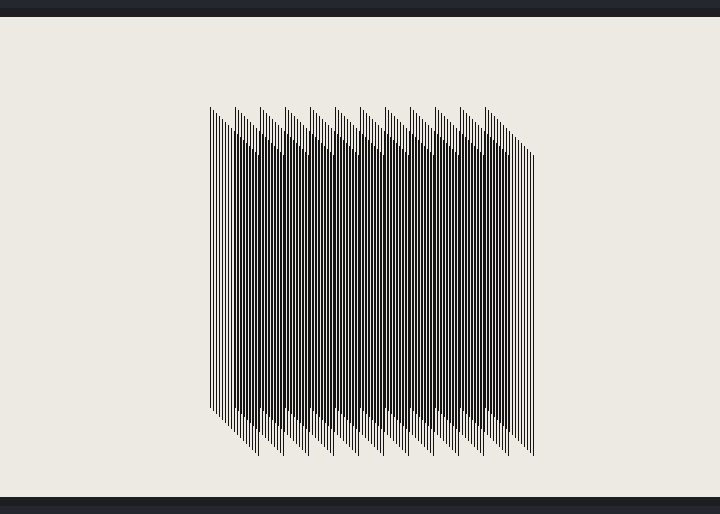
This sketch was run on a simulated Arduino Uno, built for the host (arithmetic inside an expression is 32-bit, double 64-bit). Shown: 800×480 one-colour display.

Above: at 5.3 s.
At 7.6 s:
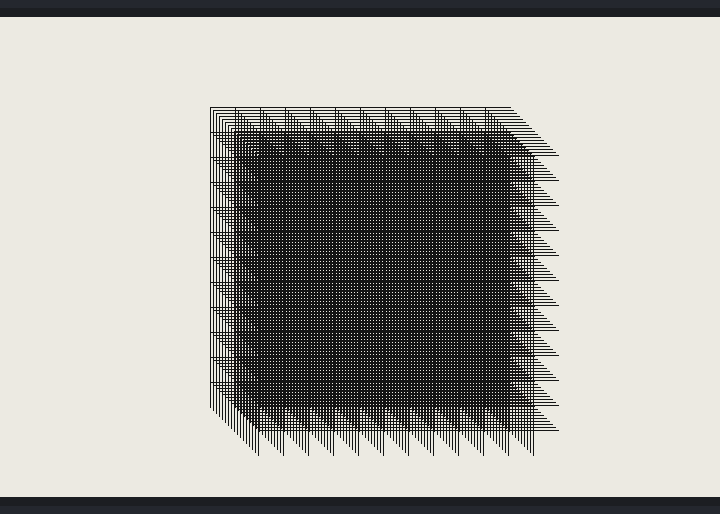

The sketch:

09_interference_patterns.ino
```cpp
#include <GxEPD2_BW.h>
#define SPACING 25

GxEPD2_BW<GxEPD2_750_T7, GxEPD2_750_T7::HEIGHT> display(GxEPD2_750_T7(/*CS=5*/ SS, /*DC=*/ 17, /*RST=*/ 16, /*BUSY=*/ 4));
int loop_count = 0;

void setup() {
  Serial.begin(115200);
  initDisplay();
}

void initDisplay() {
  display.init(0, true, 2, false);
  display.setRotation(0);
}

void fullRefresh() {
  display.clearScreen();
  display.fillScreen(GxEPD_WHITE);
}

void vlines(int start_x, int start_y, int linelen) {
  for (int i = 0; i < linelen; i += SPACING) {
    display.drawLine(start_x + i, start_y, start_x + i, start_y + linelen, GxEPD_BLACK);
  }
}

void hlines(int start_x, int start_y, int linelen) {
  for (int i = 0; i < linelen; i += SPACING) {
    display.drawLine(start_x, start_y+i, start_x + linelen, start_y + i, GxEPD_BLACK);
  }
}

void loop() {
  if (loop_count % 100 == 0) {
    fullRefresh();
  }
  for (int i=0; i<=48; i+=3) {
    if (loop_count % 2 == 0) {
      vlines(250+i, 90+i, 300);
    } else {
      hlines(250+i, 90+i, 300);
    }
  }
  display.displayWindow(0, 0, display.width(), display.height());
  delay(1000);
  loop_count++;
}
```

Measured:
- what the display in image 0 shows lasts 2.2 s, from 5.3 s to 7.5 s
